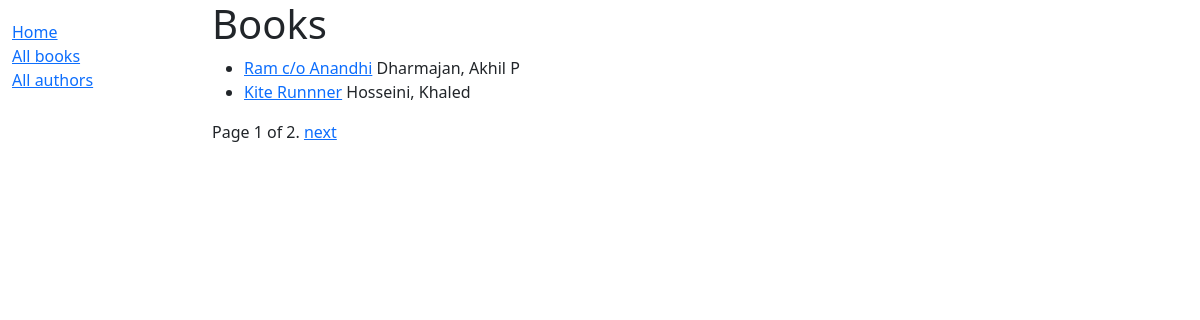
/catalog/books/, run on the app's committed database.
### catalog/models.py (models this page shows, shortened)
class Book(models.Model):
    title = models.CharField(max_length=1000)
    author = models.ForeignKey('Author', on_delete=models.RESTRICT, null=True)
    summary = models.TextField(
        max_length=1000,
        help_text="Enter a brief description of the book"
    )
    isbn = models.CharField(
        'ISBN',
        max_length=13,
        unique=True,
        help_text='13 Character ISBN number</a'
    )
    genre = models.ManyToManyField(Genre, help_text="Select a genre for this book")
    language = models.ForeignKey('Language', on_delete=models.SET_NULL, null=True)
    def get_absolute_url(self):
        return reverse('book-detail', args=[self.id])

class Author(models.Model):
    first_name = models.CharField(max_length=100)
    last_name = models.CharField(max_length=100)
    date_of_birth = models.DateField(null=True, blank=True)
    date_of_death = models.DateField('Died', null=True, blank=True)
    class Meta:
        ordering = ['last_name', 'first_name']
    def __str__(self):
        return f"{self.last_name}, {self.first_name}"

### catalog/views.py (the view)
# urls.py: path('books/', views.BookListView.as_view(), name='books'),
class BookListView(generic.ListView):
    model = Book
    paginate_by = 2

### catalog/templates/catalog/book_list.html (shortened to what this page needs)
{% extends 'catalog/base_generic.html' %}
{% block content %}
    <h1>Books</h1>
    {% if book_list %}
        <ul>
            {% for book in book_list %}
                <li>
                    <a href="{{ book.get_absolute_url }}">{{ book.title }}</a>
                    {{ book.author }}
                </li>
            {% endfor %}
        </ul>
    {% else %}
        <p>There are no books in the library.</p>
    {% endif %}
{% endblock %}

### data on the page
Book: title "Ram c/o Anandhi", author "Dharmajan, Akhil P"
Book: title "Kite Runnner", author "Hosseini, Khaled"

### other printed values
{{ page_obj.number }} "1"
{{ page_obj.paginator.num_pages }} "2"
